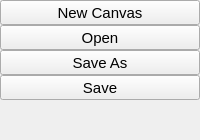
        <widget class="QWidget" name="menuPage">
         <property name="accessibleName">
          <string>shortcut</string>
         </property>
         <layout class="QVBoxLayout" name="verticalLayout_3">
          <property name="spacing">
           <number>0</number>
          </property>
          <property name="leftMargin">
           <number>0</number>
          </property>
          <property name="topMargin">
           <number>0</number>
          </property>
          <property name="rightMargin">
           <number>0</number>
          </property>
          <property name="bottomMargin">
           <number>0</number>
          </property>
          <item>
           <widget class="QToolButton" name="newtab">
            <property name="sizePolicy">
             <sizepolicy hsizetype="Preferred" vsizetype="Fixed">
              <horstretch>0</horstretch>
              <verstretch>0</verstretch>
             </sizepolicy>
            </property>
            <property name="font">
             <font>
              <pointsize>11</pointsize>
             </font>
            </property>
            <property name="focusPolicy">
             <enum>Qt::NoFocus</enum>
            </property>
            <property name="styleSheet">
             <string notr="true"/>
            </property>
            <property name="text">
             <string>New Canvas</string>
            </property>
            <property name="icon">
             <iconset resource="../icons.qrc">
              <normaloff>:/icons/new_tab.svg</normaloff>:/icons/new_tab.svg</iconset>
            </property>
            <property name="iconSize">
             <size>
              <width>22</width>
              <height>22</height>
             </size>
            </property>
            <property name="toolButtonStyle">
             <enum>Qt::ToolButtonTextBesideIcon</enum>
            </property>
           </widget>
          </item>
          <item>
           <widget class="QToolButton" name="open">
            <property name="sizePolicy">
             <sizepolicy hsizetype="Preferred" vsizetype="Fixed">
              <horstretch>0</horstretch>
              <verstretch>0</verstretch>
             </sizepolicy>
            </property>
            <property name="font">
             <font>
              <pointsize>11</pointsize>
             </font>
            </property>
            <property name="focusPolicy">
             <enum>Qt::NoFocus</enum>
            </property>
            <property name="text">
             <string>Open</string>
            </property>
            <property name="icon">
             <iconset resource="../icons.qrc">
              <normaloff>:/icons/folder.svg</normaloff>:/icons/folder.svg</iconset>
            </property>
            <property name="iconSize">
             <size>
              <width>22</width>
              <height>22</height>
             </size>
            </property>
            <property name="toolButtonStyle">
             <enum>Qt::ToolButtonTextBesideIcon</enum>
            </property>
           </widget>
          </item>
          <item>
           <widget class="QToolButton" name="saveas">
            <property name="sizePolicy">
             <sizepolicy hsizetype="Preferred" vsizetype="Fixed">
              <horstretch>0</horstretch>
              <verstretch>0</verstretch>
             </sizepolicy>
            </property>
            <property name="font">
             <font>
              <pointsize>11</pointsize>
             </font>
            </property>
            <property name="focusPolicy">
             <enum>Qt::NoFocus</enum>
            </property>
            <property name="text">
             <string>Save As</string>
            </property>
            <property name="icon">
             <iconset resource="../icons.qrc">
              <normaloff>:/icons/save.svg</normaloff>:/icons/save.svg</iconset>
            </property>
            <property name="iconSize">
             <size>
              <width>22</width>
              <height>22</height>
             </size>
            </property>
            <property name="toolButtonStyle">
             <enum>Qt::ToolButtonTextBesideIcon</enum>
            </property>
           </widget>
          </item>
          <item>
           <widget class="QToolButton" name="save">
            <property name="sizePolicy">
             <sizepolicy hsizetype="Preferred" vsizetype="Fixed">
              <horstretch>0</horstretch>
              <verstretch>0</verstretch>
             </sizepolicy>
            </property>
            <property name="font">
             <font>
              <pointsize>11</pointsize>
             </font>
            </property>
            <property name="focusPolicy">
             <enum>Qt::NoFocus</enum>
            </property>
            <property name="text">
             <string>Save</string>
            </property>
            <property name="icon">
             <iconset resource="../icons.qrc">
              <normaloff>:/icons/save.svg</normaloff>:/icons/save.svg</iconset>
            </property>
            <property name="iconSize">
             <size>
              <width>22</width>
              <height>22</height>
             </size>
            </property>
            <property name="toolButtonStyle">
             <enum>Qt::ToolButtonTextBesideIcon</enum>
            </property>
           </widget>
          </item>
          <item>
           <spacer name="verticalSpacer_3">
            <property name="orientation">
             <enum>Qt::Vertical</enum>
            </property>
            <property name="sizeHint" stdset="0">
             <size>
              <width>20</width>
              <height>40</height>
             </size>
            </property>
           </spacer>
          </item>
         </layout>
        </widget>
